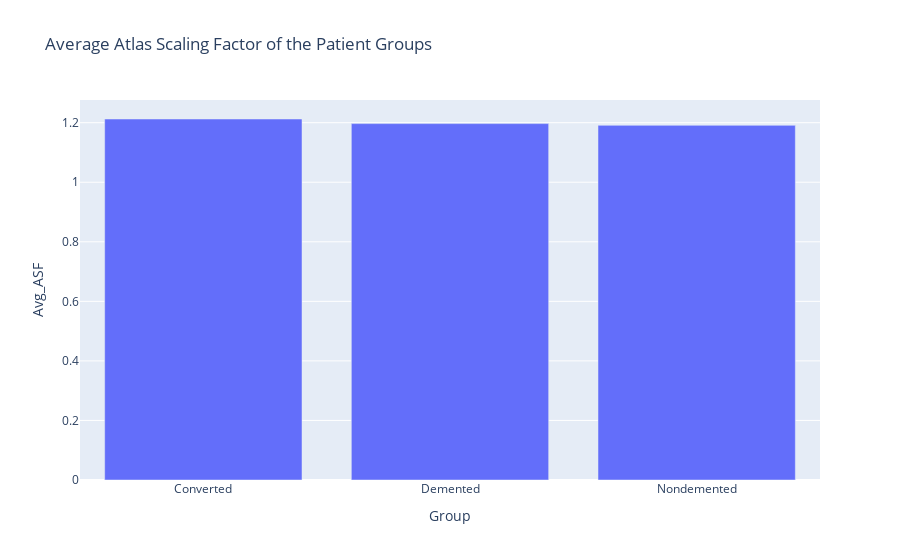

The notebook cell saved with this chart:
### Code cell
# Bargraph of ASF vs group 
Avg_ASF = pd.read_sql('select avg("ASF") as "Avg_ASF", "Group" from Data_Wrangled group by "Group"', conn)
ASF_v_Group_BarGraph = px.bar(Avg_ASF, x = 'Group', y='Avg_ASF', title = 'Average Atlas Scaling Factor of the Patient Groups')
ASF_v_Group_BarGraph.show()

### Figure 1 — Plotly figure (JSON) as saved in the notebook; plotly's stock layout.template omitted (floating-point values rounded to 4 significant figures)
{"data": [{"alignmentgroup": "True", "hovertemplate": "Group=%{x}<br>Avg_ASF=%{y}<extra></extra>", "legendgroup": "", "marker": {"color": "#636efa", "pattern": {"shape": ""}}, "name": "", "offsetgroup": "", "orientation": "v", "showlegend": false, "textposition": "auto", "type": "bar", "x": ["Converted", "Demented", "Nondemented"], "xaxis": "x", "y": [1.212, 1.197, 1.191], "yaxis": "y"}], "layout": {"barmode": "relative", "legend": {"tracegroupgap": 0}, "title": {"text": "Average Atlas Scaling Factor of the Patient Groups"}, "xaxis": {"anchor": "y", "domain": [0, 1], "title": {"text": "Group"}}, "yaxis": {"anchor": "x", "domain": [0, 1], "title": {"text": "Avg_ASF"}}}}
